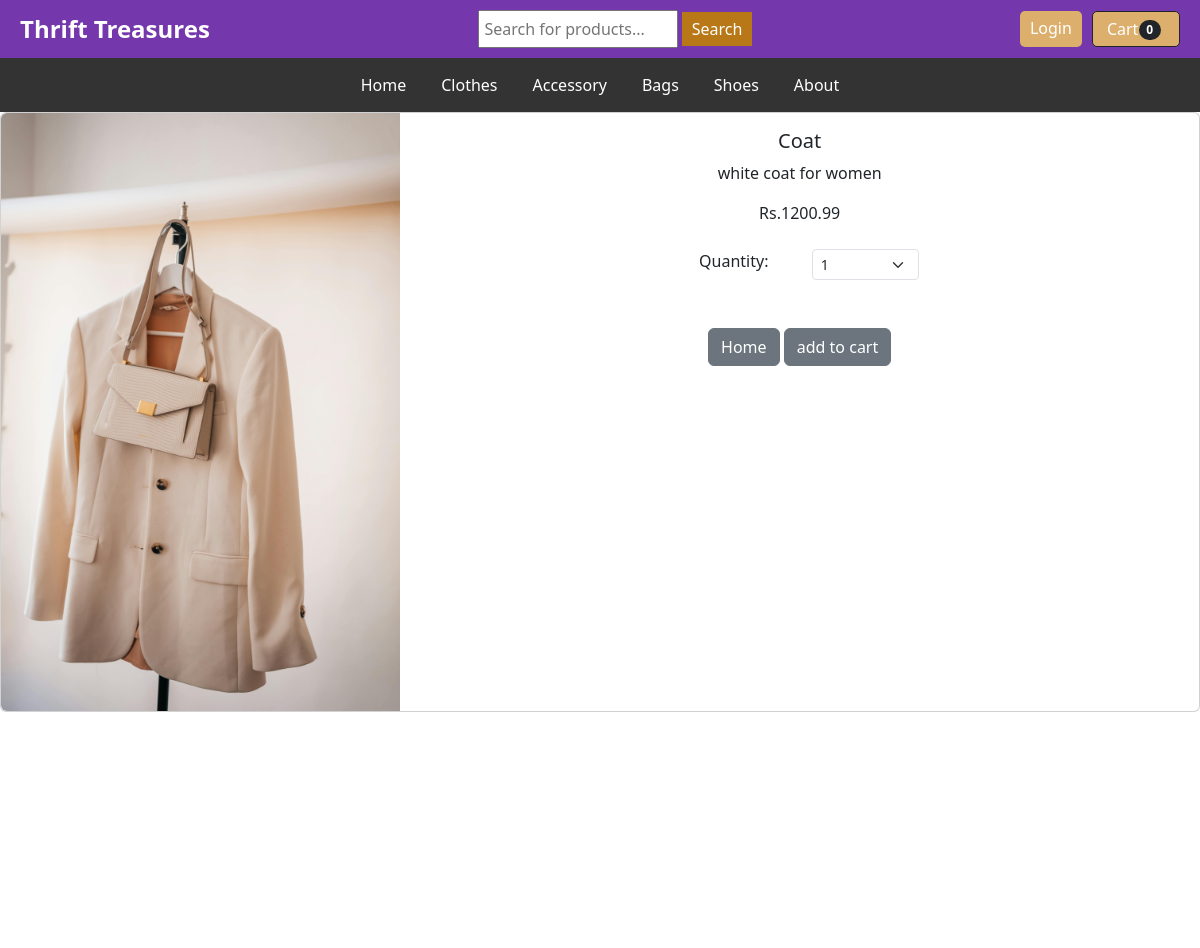
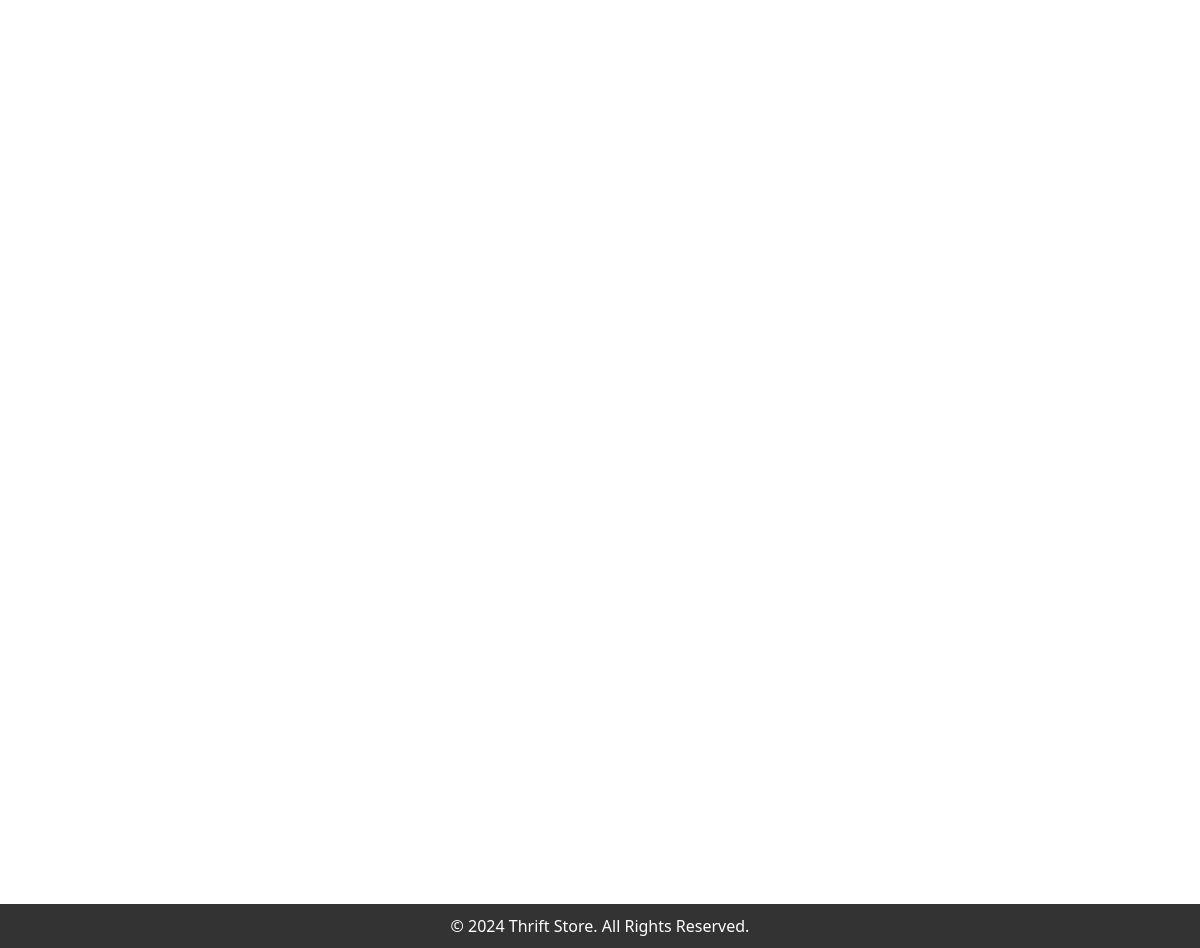
Page /product/1 on the committed database (2 pictures, top to bottom).
### app1/models.py (models this page shows, shortened)
class Product(models.Model):
    name = models.CharField(max_length=100)
    price = models.DecimalField(default=0,decimal_places=2,max_digits=6)
    category = models.ForeignKey(Category, on_delete=models.CASCADE, default=1)
    description = models.CharField(max_length=260,default='',blank=True,null=True)
    image = models.ImageField(upload_to='uploads/product/')
    is_sale = models.BooleanField(default=False)
    sale_price = models.DecimalField(default=0,decimal_places=2,max_digits=6)

### app1/views.py (the view)
# urls.py: path('product/<int:pk>', views.product, name='product'),
def product(request, pk):
    product = Product.objects.get(id=pk)
    return render(request, 'product.html',{'product':product})

### cart/cart.py (called while the page is built)
	def __len__(self):
		return len(self.cart)

### cart/context_processors.py (called while the page is built)
def cart(request):
    return {'cart': Cart(request)}

### app1/templates/product.html (shortened to what this page needs)
{% extends 'base.html'%}
{% block content %}
<!DOCTYPE html>
<html lang="en">
<head>
    <link href="https://cdn.jsdelivr.net/npm/bootstrap@5.3.3/dist/css/bootstrap.min.css" rel="stylesheet">
</head>
<body>
    <div class="card mb-3">
        <div class="row g-0">
          <div class="col-md-4">
            <img src="{{ product.image.url }}" class="img-fluid rounded-start" >
          </div>
          <div class="col-md-8">
            <div class="card-body">
                <center>
              <h5 class="card-title">{{product.name}}</h5>
              <p class="card-text">{{product.description}}</p>
              {% if product.is_sale %}
                <div class="product-info">
                    <p class="product-category">{{product.category}}</p>
                    <div class="product-rating">
                        ★★★★★ 5
                    </div>
                    <div class="product-pricing">
                        <strike>
                        <span class="discounted-price">Rs.{{product.price}}</span>
                        </strike>
                        &nbsp
                        <span class="discounted-price">Rs.{{product.sale_price}}</span>
                    </div>
                </div>
              {% else %}
                Rs.{{ product.price }}
              {% endif %}
              <br><br>
              <div class="row justify-content-center">
                <div class="col-md-2">Quantity:</div>
                <div class="col-md-2">
              <select class="form-select form-select-sm" id="qty-cart">
                <option value="1">1</option>
              </select>
            </div>
            </div>
              <br><br>
              <a href="{% url 'home'%}" class="btn btn-secondary">Home</a>
              <button type="button" value="{{ product.id }}"
              class ="btn btn-secondary" id= "add-cart">add to cart</button>
                </center>
            </div>
          </div>
        </div>
      </div>
</body>
</html>
<br><br><br><br><br><br><br><br><br><br><br><br><br><br><br><br><br><br><br><br><br><br><br>
<br><br><br><br><br><br><br><br><br><br><br><br><br><br><br><br><br><br><br><br><br><br><br>
{% endblock %}

### static/css/style.css (style rules this page uses)
body { font-family: Arial, sans-serif; margin: 0; padding: 0; box-sizing: border-box; }
button { background-color: #45a049; color: white; border: none; padding: 10px 15px; cursor: pointer; transition: background-color 0.3s; }

### rows in the picture
Product: image (picture), name "Coat", description "white coat for women", price "1200.99"

### other values in the picture
{{ cart|length }} "0"
